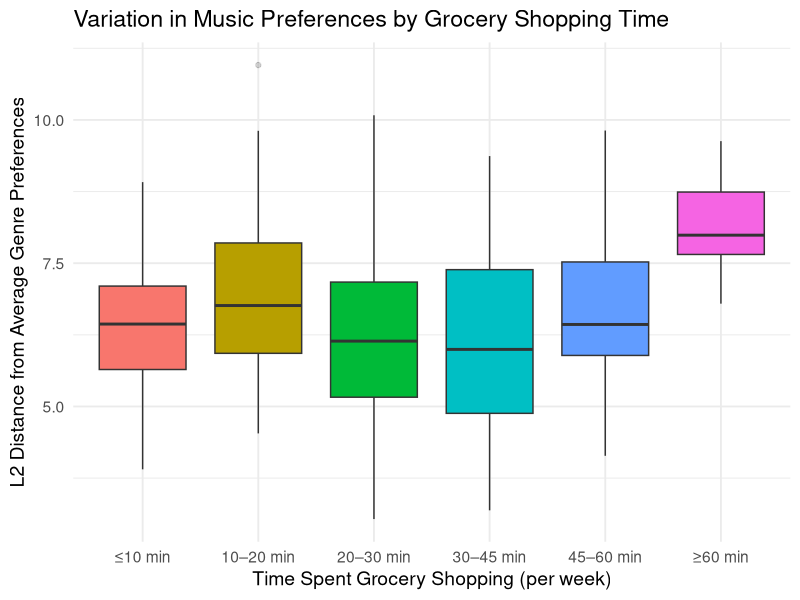

This figure's R source:
library(tidyverse)

# Load the data
df <- read.csv("full_questionnaire_data.csv")

# List of genre columns
genre_vars <- paste0("genre_", 1:19)

# Remove rows with too many missing genre values
df <- df %>% filter(rowSums(is.na(select(., all_of(genre_vars)))) < length(genre_vars))

# Convert numeric Groceries to labeled factor
df$GroceriesLabel <- factor(df$Groceries,
                            levels = 1:6,
                            labels = c("≤10 min", "10–20 min", "20–30 min",
                                       "30–45 min", "45–60 min", "≥60 min"))

# Compute global mean across genres
genre_mean <- colMeans(df[, genre_vars], na.rm = TRUE)

# Compute L2 distance per participant
df$L2_distance <- apply(df[, genre_vars], 1, function(x) {
  sqrt(sum((x - genre_mean)^2, na.rm = TRUE))
})

# Plot
ggplot(df, aes(x = GroceriesLabel, y = L2_distance, fill = GroceriesLabel)) +
  geom_boxplot(show.legend = FALSE, outlier.alpha = 0.2) +
  theme_minimal(base_size = 14) +
  labs(x = "Time Spent Grocery Shopping (per week)",
       y = "L2 Distance from Average Genre Preferences",
       title = "Variation in Music Preferences by Grocery Shopping Time") +
  scale_x_discrete(limits = c("≤10 min", "10–20 min", "20–30 min",
                              "30–45 min", "45–60 min", "≥60 min"))
